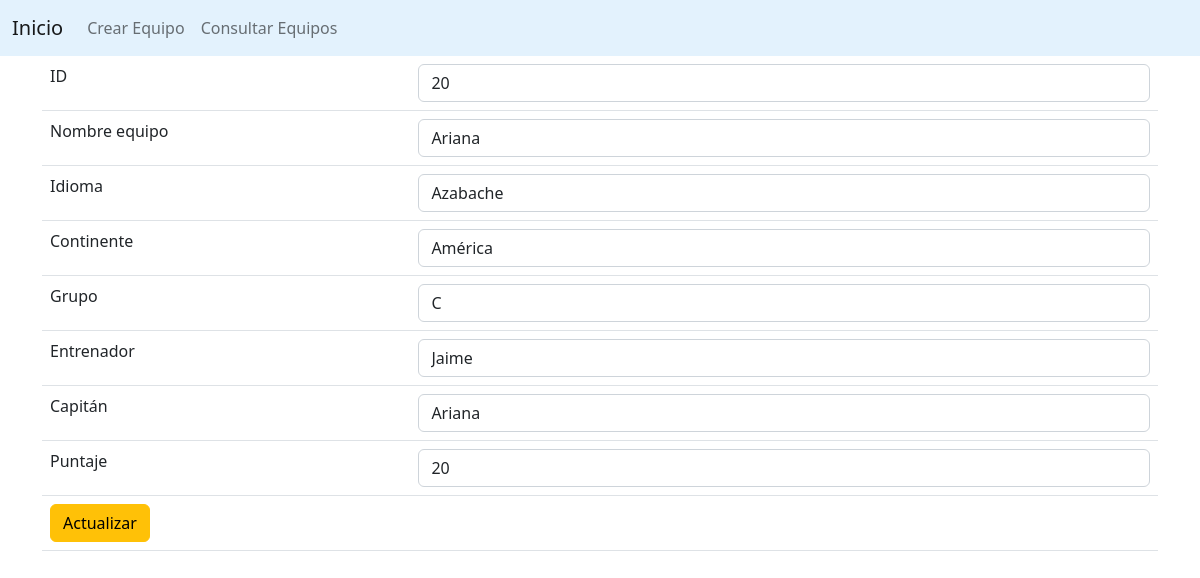
/20/edit, run on an earlier commit of the app's database.
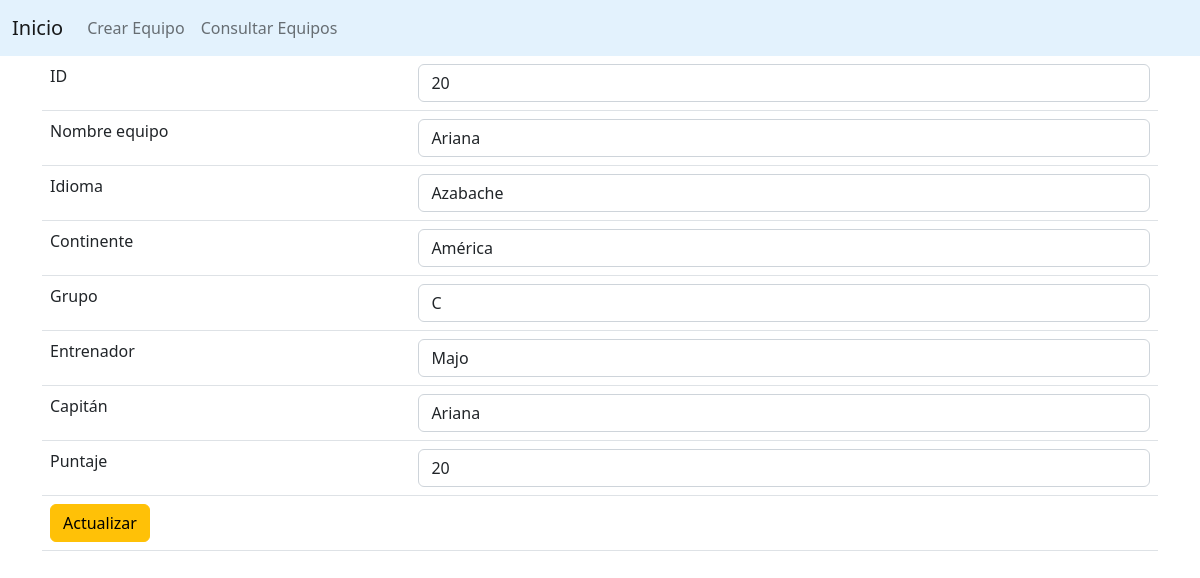
And on a later commit of the database.
### models.py (models this page shows, shortened)
class ContactModel(db.Model):
	__tablename__ = "contacts"
	id = db.Column(db.Integer, primary_key=True)
	pais = db.Column(db.String())
	idioma = db.Column(db.String())
	continente = db.Column(db.String())
	grupo = db.Column(db.String())
	entrenador = db.Column(db.String())
	capitan = db.Column(db.String())
	puntaje = db.Column(db.Integer())

### app.py (the view)
@app.route('/<int:id>/edit', methods = ['GET'])
def returnUpdate(id):
	contact = ContactModel.query.filter_by(id=id).first()
	return render_template('update.html', contact = contact)

### templates/update.html (shortened to what this page needs)
{% extends 'master.html' %}
{% block body %}
<div class="container">
	<form method="post" action="/edit">
		<table class="table">
			<tr>
				<td>ID</td>
				<td><input type="text" name="id" class="form-control" value="{{ contact.id }}"></td>
			</tr>
			<tr>
				<td>Nombre equipo</td>
				<td><input type="text" name="pais" class="form-control" value="{{ contact.pais }}"></td>
			</tr>
			<tr>
				<td>Idioma</td>
				<td><input type="text" name="idioma" class="form-control" value="{{ contact.idioma }}"></td>
			</tr>
			<tr>
				<td>Continente</td>
				<td><input type="text" name="continente" class="form-control" value="{{ contact.continente }}"></td>
			</tr>
			<tr>
				<td>Grupo</td>
				<td><input type="text" name="grupo" class="form-control" value="{{ contact.grupo }}"></td>
			</tr>
			<tr>
				<td>Entrenador</td>
				<td><input type="text" name="entrenador" class="form-control" value="{{ contact.entrenador }}"></td>
			</tr>
			<tr>
				<td>Capitán</td>
				<td><input type="text" name="capitan" class="form-control" value="{{ contact.capitan }}"></td>
			</tr>
			<tr>
				<td>Puntaje</td>
				<td><input type="text" name="puntaje" class="form-control" value="{{ contact.puntaje }}"></td>
			</tr>
			<tr>
				<td colspan="2">
					<input type="submit" name="submit" value="Actualizar" class="btn btn-warning">
				</td>
			</tr>
		</table>
	</form>
</div>
{% endblock %}

What changed in the data, as far as the page shows it:
changed ContactModel "Ariana": entrenador "Jaime" → "Majo"
